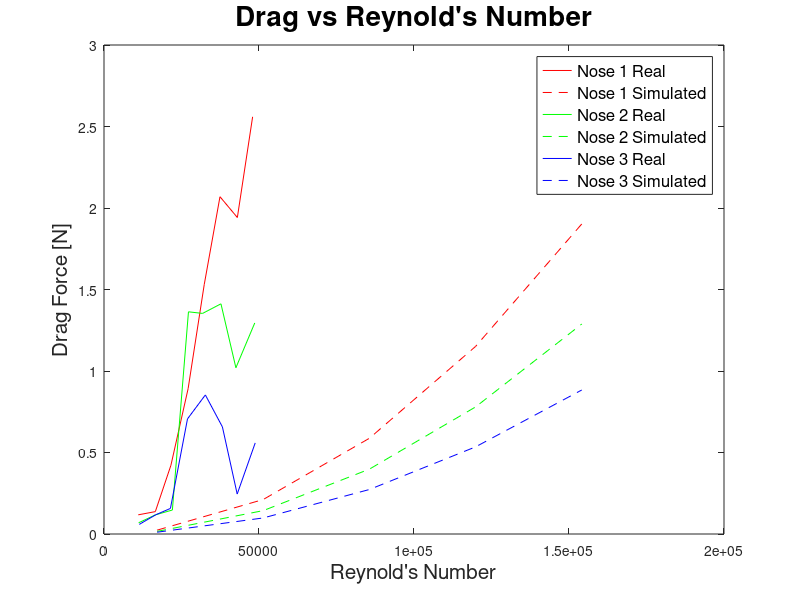
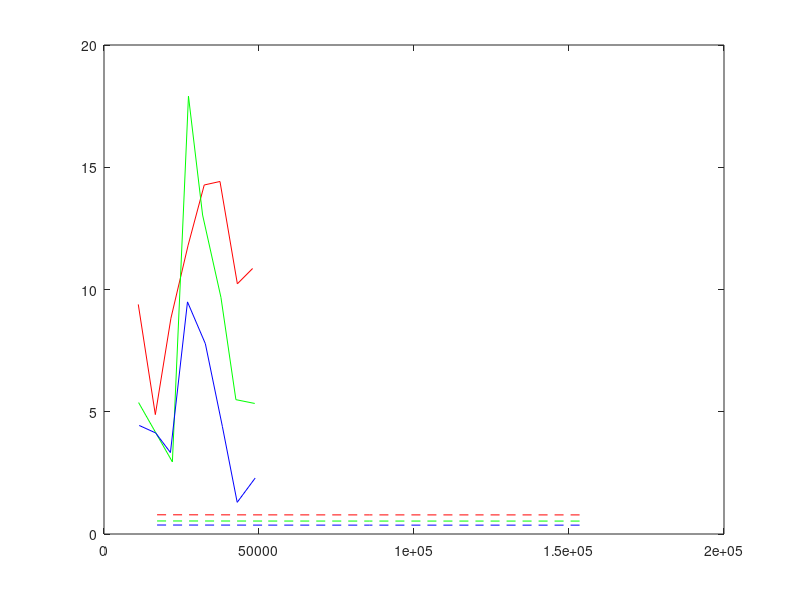

Write MATLAB code to recreate these figures, in order. (Note: this script raises an error after producing the figures.)
A = pi*(25/1000)^2; % frontal area, m2
l = 50/1000; % characteristic length (diameter), m
V = [5,15,25,35,45]; % sim air speeds, m/s

Fd1 = [0.02362, 0.21163, 0.58734, 1.1508, 1.9019]; % drag forces, nose 1
Fd2 = [0.016037, 0.14345, 0.39794, 0.77957, 1.2880]; % nose 2
Fd3 = [0.011055, 0.0985, 0.27298, 0.53454, 0.88344]; % nose 3

V1R = [3.2281 4.8346 6.3034 7.9252 9.4399 10.924 12.5611 13.9993]; % air speeds, m/s
F1R = [0.1176786 0.1372917 0.42168165 0.89239605 1.5298218 2.06918205 1.9416969 2.55950955]; % drag forces, N

V2R = [3.2587 4.8499 6.4411 7.9558 9.2869 11.0158 12.4234 14.1982]; % air speeds, m/s
F2R = [0.06864655 0.1176798 0.14709975 1.36312435 1.3533177 1.4121576 1.0198916 1.2944778]; % drag forces, N

V3R = [3.3199 4.8652 6.2575 7.864 9.547 11.1535 12.5458 14.2441]; % air speeds, m/s
F3R = [0.0588393 0.1176786 0.1569048 0.7060716 0.85316985 0.65703885 0.24516375 0.55897335]; % drag forces, N



rho = 1.225; % density of air, kg/m3
nu = 1.46e-5; % nu of air

%Fd2 = 0.5*rho*V.^2*0.82*A % find theoretical values

Re = l*V/nu; % reynolds number
Cd1 = 2*Fd1 ./ (rho*A*V.^2); % drag coeff
Cd2 = 2*Fd2 ./ (rho*A*V.^2); % drag coeff
Cd3 = 2*Fd3 ./ (rho*A*V.^2); % drag coeff

ReR1 = l*V1R/nu;
ReR2 = l*V2R/nu;
ReR3 = l*V3R/nu;

Cd1R = 2*F1R ./ (rho*A*V1R.^2); % drag coeff
Cd2R = 2*F2R ./ (rho*A*V2R.^2); % drag coeff
Cd3R = 2*F3R ./ (rho*A*V3R.^2); % drag coeff

clf

figure(1)

plot(ReR1, F1R, 'r')
hold on
plot(Re, Fd1, 'r--')

plot(ReR2, F2R, 'g')
plot(Re, Fd2, 'g--')

plot(ReR3, F3R, 'b')
plot(Re, Fd3, 'b--')

title("Drag vs Reynold's Number", 'FontSize', 20)
legend('Nose 1 Real', 'Nose 1 Simulated','Nose 2 Real', 'Nose 2 Simulated','Nose 3 Real', 'Nose 3 Simulated', 'Location', 'northeast', 'FontSize', 12)
xlabel("Reynold's Number", 'FontSize', 15)
ylabel("Drag Force [N]", 'FontSize', 15)



figure(2)

plot(ReR1, Cd1R, 'r')
hold on
plot(Re, Cd1, 'r--')

plot(ReR2, Cd2R, 'g')
plot(Re, Cd2, 'g--')

plot(ReR3, Cd3R, 'b')
plot(Re, Cd3, 'b--')


title("Drag Coefficient vs Reynold's Number", FontSize=20)
legend('Nose 1 Real','Nose 1 Simulated', 'Nose 2 Real', 'Nose 2 Simulated', 'Nose 3 Real', 'Nose 3 Simulated', 'Location', 'northeastg', FontSize=12)
xlabel("Reynold's Number", FontSize=15)
ylabel("Drag Coefficient", FontSize=15)